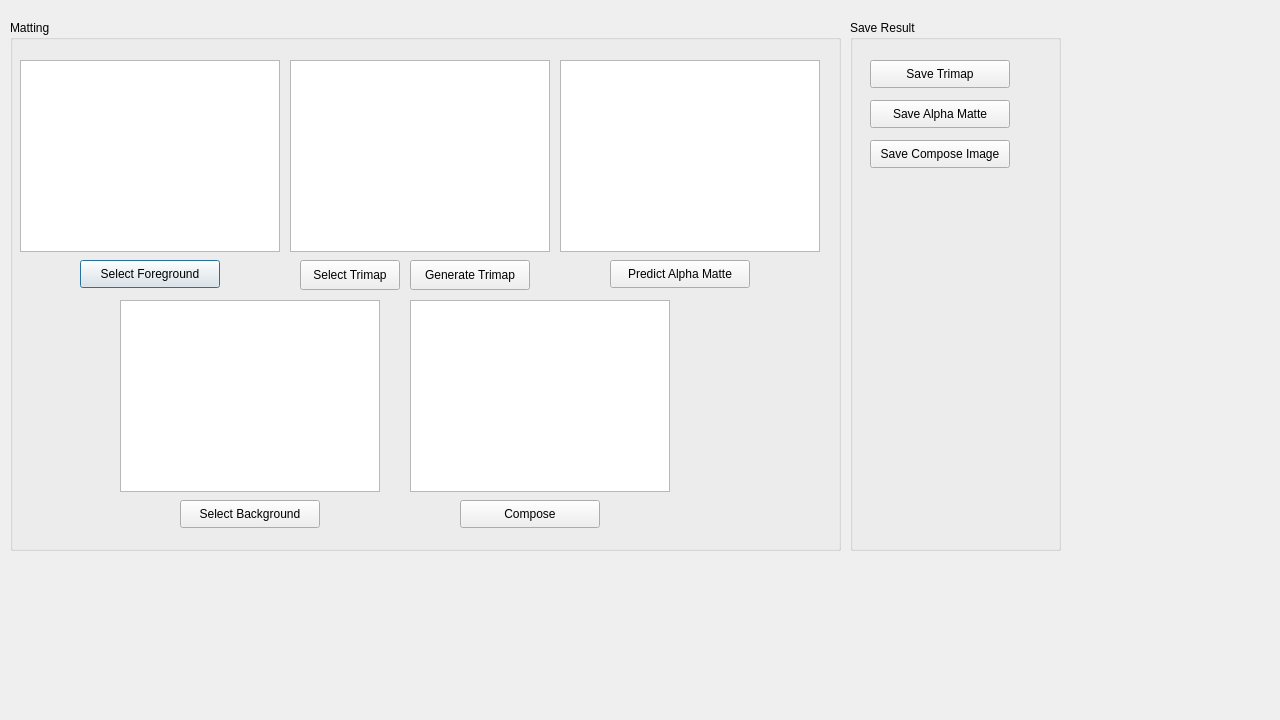
<?xml version="1.0" encoding="UTF-8"?>
<ui version="4.0">
 <class>Dialog</class>
 <widget class="QDialog" name="Dialog">
  <property name="geometry">
   <rect>
    <x>0</x>
    <y>0</y>
    <width>1280</width>
    <height>720</height>
   </rect>
  </property>
  <property name="windowTitle">
   <string>Dialog</string>
  </property>
  <widget class="QGroupBox" name="matting_tool">
   <property name="geometry">
    <rect>
     <x>10</x>
     <y>20</y>
     <width>831</width>
     <height>531</height>
    </rect>
   </property>
   <property name="title">
    <string>Matting</string>
   </property>
   <widget class="QGraphicsView" name="fg">
    <property name="geometry">
     <rect>
      <x>10</x>
      <y>40</y>
      <width>260</width>
      <height>192</height>
     </rect>
    </property>
   </widget>
   <widget class="QGraphicsView" name="tri">
    <property name="geometry">
     <rect>
      <x>280</x>
      <y>40</y>
      <width>260</width>
      <height>192</height>
     </rect>
    </property>
   </widget>
   <widget class="QGraphicsView" name="alpha">
    <property name="geometry">
     <rect>
      <x>550</x>
      <y>40</y>
      <width>260</width>
      <height>192</height>
     </rect>
    </property>
   </widget>
   <widget class="QGraphicsView" name="bg">
    <property name="geometry">
     <rect>
      <x>110</x>
      <y>280</y>
      <width>260</width>
      <height>192</height>
     </rect>
    </property>
   </widget>
   <widget class="QPushButton" name="select_fg">
    <property name="geometry">
     <rect>
      <x>70</x>
      <y>240</y>
      <width>140</width>
      <height>28</height>
     </rect>
    </property>
    <property name="text">
     <string>Select Foreground</string>
    </property>
   </widget>
   <widget class="QPushButton" name="gen_tri">
    <property name="geometry">
     <rect>
      <x>400</x>
      <y>240</y>
      <width>120</width>
      <height>30</height>
     </rect>
    </property>
    <property name="mouseTracking">
     <bool>false</bool>
    </property>
    <property name="text">
     <string>Generate Trimap</string>
    </property>
   </widget>
   <widget class="QPushButton" name="select_tri">
    <property name="geometry">
     <rect>
      <x>290</x>
      <y>240</y>
      <width>100</width>
      <height>30</height>
     </rect>
    </property>
    <property name="mouseTracking">
     <bool>false</bool>
    </property>
    <property name="text">
     <string>Select Trimap</string>
    </property>
   </widget>
   <widget class="QPushButton" name="pre_alpha">
    <property name="geometry">
     <rect>
      <x>600</x>
      <y>240</y>
      <width>140</width>
      <height>28</height>
     </rect>
    </property>
    <property name="mouseTracking">
     <bool>false</bool>
    </property>
    <property name="text">
     <string>Predict Alpha Matte</string>
    </property>
   </widget>
   <widget class="QPushButton" name="select_bg">
    <property name="geometry">
     <rect>
      <x>170</x>
      <y>480</y>
      <width>140</width>
      <height>28</height>
     </rect>
    </property>
    <property name="mouseTracking">
     <bool>false</bool>
    </property>
    <property name="text">
     <string>Select Background</string>
    </property>
   </widget>
   <widget class="QPushButton" name="com">
    <property name="geometry">
     <rect>
      <x>450</x>
      <y>480</y>
      <width>140</width>
      <height>28</height>
     </rect>
    </property>
    <property name="mouseTracking">
     <bool>false</bool>
    </property>
    <property name="text">
     <string>Compose</string>
    </property>
   </widget>
   <widget class="QGraphicsView" name="com_res">
    <property name="geometry">
     <rect>
      <x>400</x>
      <y>280</y>
      <width>260</width>
      <height>192</height>
     </rect>
    </property>
   </widget>
  </widget>
  <widget class="QGroupBox" name="groupBox">
   <property name="geometry">
    <rect>
     <x>850</x>
     <y>20</y>
     <width>211</width>
     <height>531</height>
    </rect>
   </property>
   <property name="title">
    <string>Save Result</string>
   </property>
   <widget class="QPushButton" name="save_tri">
    <property name="geometry">
     <rect>
      <x>20</x>
      <y>40</y>
      <width>140</width>
      <height>28</height>
     </rect>
    </property>
    <property name="mouseTracking">
     <bool>false</bool>
    </property>
    <property name="text">
     <string>Save Trimap</string>
    </property>
   </widget>
   <widget class="QPushButton" name="save_alpha">
    <property name="geometry">
     <rect>
      <x>20</x>
      <y>80</y>
      <width>140</width>
      <height>28</height>
     </rect>
    </property>
    <property name="mouseTracking">
     <bool>false</bool>
    </property>
    <property name="text">
     <string>Save Alpha Matte</string>
    </property>
   </widget>
   <widget class="QPushButton" name="save_com">
    <property name="geometry">
     <rect>
      <x>20</x>
      <y>120</y>
      <width>140</width>
      <height>28</height>
     </rect>
    </property>
    <property name="mouseTracking">
     <bool>false</bool>
    </property>
    <property name="text">
     <string>Save Compose Image</string>
    </property>
   </widget>
  </widget>
 </widget>
 <resources/>
 <connections/>
</ui>
